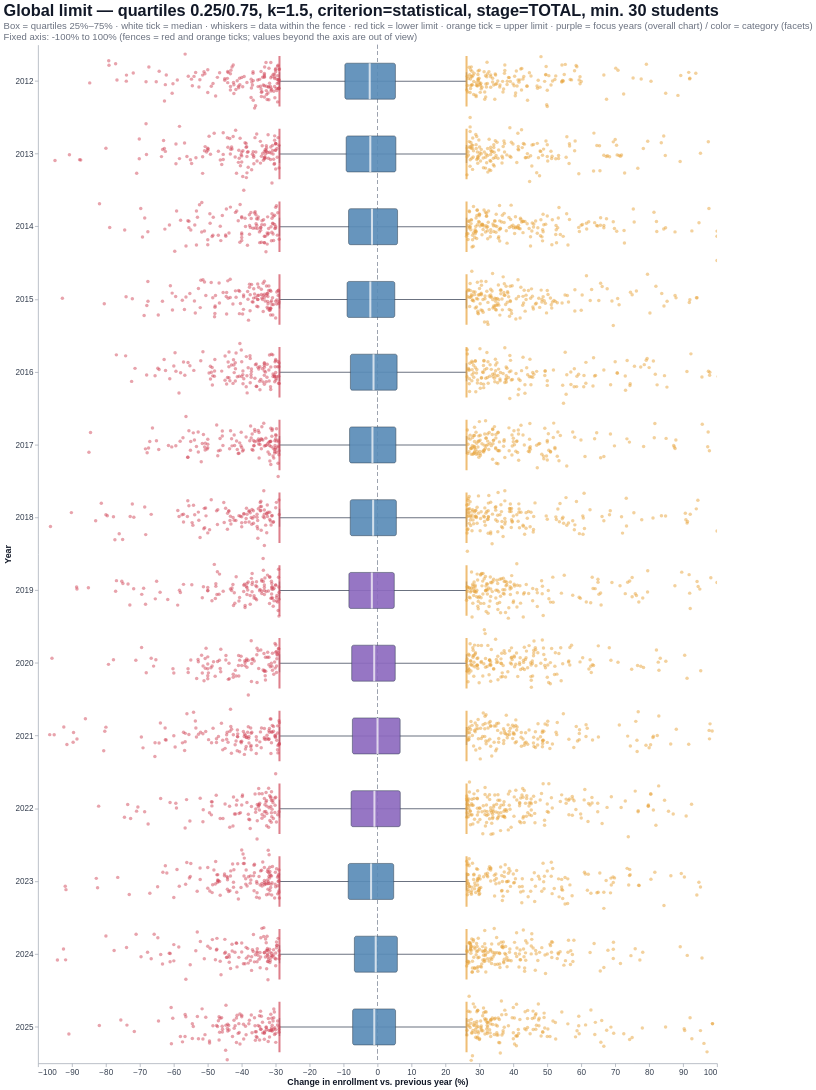

Here is the notebook cell this chart was saved with:
### Code cell
mostrar(boxplot_por_ano(dados, "GLOBAL", f"Limite GLOBAL — {sub}"),
        "Boxplot por ano — limite global (todos os anos juntos)")

### Figure 1 — Vega-Lite specification as saved in the notebook (floating-point values rounded to 4 significant figures; data arrays with more than 128 entries replaced by an {"elided": "..."} marker saying what was removed)
{"config": {"view": {"continuousWidth": 300, "continuousHeight": 300, "stroke": null}, "axis": {"domainColor": "#9CA3AF", "gridColor": "#E5E7EB", "labelColor": "#374151", "labelFontSize": 12, "tickColor": "#9CA3AF", "titleColor": "#111827", "titleFontSize": 13}, "legend": {"labelFontSize": 12, "labelLimit": 400, "symbolSize": 120, "titleFontSize": 12}, "range": {"category": {"scheme": "set2"}}, "title": {"anchor": "start", "color": "#111827", "fontSize": 24, "subtitleColor": "#6B7280", "subtitleFontSize": 14}}, "layer": [{"mark": {"type": "rule", "clip": true, "color": "#9CA3AF", "strokeDash": [5, 5]}, "data": {"name": "data-3ce44930056ab25aced7dcf7ddc17e23"}, "encoding": {"x": {"datum": 0, "scale": {"clamp": false, "domain": [-100.0, 100.0], "nice": false}}}}, {"mark": {"type": "rule", "clip": true, "color": "#6B7280", "strokeWidth": 1.6}, "data": {"name": "data-3ce44930056ab25aced7dcf7ddc17e23"}, "encoding": {"x": {"field": "bigode_inf", "scale": {"clamp": false, "domain": [-100.0, 100.0], "nice": false}, "title": "Change in enrollment vs. previous year (%)", "type": "quantitative"}, "x2": {"field": "bigode_sup"}, "y": {"field": "ANO", "title": "Year", "type": "ordinal"}}}, {"mark": {"type": "tick", "clip": true, "color": "#6B7280", "size": 26.5, "thickness": 2}, "data": {"name": "data-3ce44930056ab25aced7dcf7ddc17e23"}, "encoding": {"x": {"field": "bigode_inf", "scale": {"clamp": false, "domain": [-100.0, 100.0], "nice": false}, "type": "quantitative"}, "y": {"field": "ANO", "title": "Year", "type": "ordinal"}}}, {"mark": {"type": "tick", "clip": true, "color": "#6B7280", "size": 26.5, "thickness": 2}, "data": {"name": "data-3ce44930056ab25aced7dcf7ddc17e23"}, "encoding": {"x": {"field": "bigode_sup", "scale": {"clamp": false, "domain": [-100.0, 100.0], "nice": false}, "type": "quantitative"}, "y": {"field": "ANO", "title": "Year", "type": "ordinal"}}}, {"mark": {"type": "bar", "clip": true, "cornerRadius": 3, "opacity": 0.92, "size": 53, "stroke": "#2F3E4E", "strokeWidth": 0.8}, "data": {"name": "data-3ce44930056ab25aced7dcf7ddc17e23"}, "encoding": {"color": {"condition": {"test": {"field": "ANO", "oneOf": [2019, 2020, 2021, 2022]}, "value": "#8E6BBF"}, "value": "#5B8DB8"}, "tooltip": [{"field": "ANO", "title": "Year", "type": "ordinal"}, {"field": "n", "title": "schools", "type": "quantitative"}, {"field": "q_inf", "format": ".1f", "title": "lower quartile", "type": "quantitative"}, {"field": "mediana", "format": ".1f", "title": "median", "type": "quantitative"}, {"field": "q_sup", "format": ".1f", "title": "upper quartile", "type": "quantitative"}, {"field": "lim_inf", "format": ".1f", "title": "lower limit", "type": "quantitative"}, {"field": "lim_sup", "format": ".1f", "title": "upper limit", "type": "quantitative"}, {"field": "pct_marcada", "format": ".1f", "title": "% flagged", "type": "quantitative"}], "x": {"field": "q_inf", "scale": {"clamp": false, "domain": [-100.0, 100.0], "nice": false}, "type": "quantitative"}, "x2": {"field": "q_sup"}, "y": {"field": "ANO", "title": "Year", "type": "ordinal"}}}, {"mark": {"type": "tick", "clip": true, "color": "white", "size": 53, "thickness": 3}, "data": {"name": "data-3ce44930056ab25aced7dcf7ddc17e23"}, "encoding": {"x": {"field": "mediana", "scale": {"clamp": false, "domain": [-100.0, 100.0], "nice": false}, "type": "quantitative"}, "y": {"field": "ANO", "title": "Year", "type": "ordinal"}}}, {"mark": {"type": "tick", "clip": true, "color": "#D1495B", "size": 74.2, "thickness": 3}, "data": {"name": "data-3ce44930056ab25aced7dcf7ddc17e23"}, "encoding": {"x": {"field": "lim_inf", "scale": {"clamp": false, "domain": [-100.0, 100.0], "nice": false}, "type": "quantitative"}, "y": {"field": "ANO", "title": "Year", "type": "ordinal"}}}, {"mark": {"type": "tick", "clip": true, "color": "#E8A33D", "size": 74.2, "thickness": 3}, "data": {"name": "data-3ce44930056ab25aced7dcf7ddc17e23"}, "encoding": {"x": {"field": "lim_sup", "scale": {"clamp": false, "domain": [-100.0, 100.0], "nice": false}, "type": "quantitative"}, "y": {"field": "ANO", "title": "Year", "type": "ordinal"}}}, {"mark": {"type": "circle", "clip": true, "opacity": 0.5, "size": 26}, "data": {"name": "data-d56f7df5856075da8c17b8df7b80b8d8"}, "encoding": {"color": {"condition": {"test": "(datum.VAR_PCT > 0)", "value": "#E8A33D"}, "value": "#D1495B"}, "tooltip": [{"field": "ANO", "title": "Year", "type": "quantitative"}, {"field": "VAR_PCT", "title": "Change (%)", "type": "quantitative"}, {"field": "CO_ESCOLA", "title": "School ID", "type": "quantitative"}, {"field": "NO_ESCOLA", "title": "School name", "type": "nominal"}, {"field": "DEP_ADM", "title": "Administrative type", "type": "nominal"}, {"field": "UF", "title": "State", "type": "nominal"}, {"field": "MAT_ANT", "title": "Previous-year enrollment", "type": "quantitative"}, {"field": "MATRICULAS", "title": "Enrollment", "type": "quantitative"}], "x": {"field": "VAR_PCT", "scale": {"clamp": false, "domain": [-100.0, 100.0], "nice": false}, "type": "quantitative"}, "y": {"field": "ANO", "title": "Year", "type": "ordinal"}, "yOffset": {"field": "jitter", "type": "quantitative"}}, "transform": [{"calculate": "sqrt(-2*log(random()))*cos(2*PI*random())", "as": "jitter"}]}], "datasets": {"data-3ce44930056ab25aced7dcf7ddc17e23": [{"ANO": 2012, "q_inf": -9.615, "mediana": -2.299, "q_sup": 5.273, "bigode_inf": -28.87, "bigode_sup": 26.21, "lim_inf": -28.88, "lim_sup": 26.22, "n": 111664, "pct_marcada": 9.49}, {"ANO": 2013, "q_inf": -9.244, "mediana": -2.128, "q_sup": 5.405, "bigode_inf": -28.88, "bigode_sup": 26.21, "lim_inf": -28.88, "lim_sup": 26.22, "n": 110969, "pct_marcada": 9.478}, {"ANO": 2014, "q_inf": -8.531, "mediana": -1.632, "q_sup": 5.902, "bigode_inf": -28.88, "bigode_sup": 26.21, "lim_inf": -28.88, "lim_sup": 26.22, "n": 110159, "pct_marcada": 8.795}, {"ANO": 2015, "q_inf": -8.968, "mediana": -2.119, "q_sup": 5.085, "bigode_inf": -28.88, "bigode_sup": 26.19, "lim_inf": -28.88, "lim_sup": 26.22, "n": 109411, "pct_marcada": 8.009}, {"ANO": 2016, "q_inf": -7.988, "mediana": -1.176, "q_sup": 5.769, "bigode_inf": -28.88, "bigode_sup": 26.2, "lim_inf": -28.88, "lim_sup": 26.22, "n": 108775, "pct_marcada": 7.582}, {"ANO": 2017, "q_inf": -8.235, "mediana": -1.495, "q_sup": 5.405, "bigode_inf": -28.87, "bigode_sup": 26.21, "lim_inf": -28.88, "lim_sup": 26.22, "n": 108290, "pct_marcada": 7.914}, {"ANO": 2018, "q_inf": -8.04, "mediana": -1.29, "q_sup": 5.556, "bigode_inf": -28.87, "bigode_sup": 26.21, "lim_inf": -28.88, "lim_sup": 26.22, "n": 107645, "pct_marcada": 8.0}, {"ANO": 2019, "q_inf": -8.43, "mediana": -1.669, "q_sup": 4.938, "bigode_inf": -28.88, "bigode_sup": 26.21, "lim_inf": -28.88, "lim_sup": 26.22, "n": 106941, "pct_marcada": 7.494}, {"ANO": 2020, "q_inf": -7.609, "mediana": -0.9756, "q_sup": 5.225, "bigode_inf": -28.87, "bigode_sup": 26.21, "lim_inf": -28.88, "lim_sup": 26.22, "n": 106198, "pct_marcada": 6.688}, {"ANO": 2021, "q_inf": -7.407, "mediana": 0.0, "q_sup": 6.667, "bigode_inf": -28.88, "bigode_sup": 26.22, "lim_inf": -28.88, "lim_sup": 26.22, "n": 105072, "pct_marcada": 7.688}, {"ANO": 2022, "q_inf": -7.792, "mediana": -0.9091, "q_sup": 6.704, "bigode_inf": -28.88, "bigode_sup": 26.21, "lim_inf": -28.88, "lim_sup": 26.22, "n": 104677, "pct_marcada": 8.499}, {"ANO": 2023, "q_inf": -8.642, "mediana": -1.901, "q_sup": 4.762, "bigode_inf": -28.88, "bigode_sup": 26.21, "lim_inf": -28.88, "lim_sup": 26.22, "n": 104365, "pct_marcada": 7.262}, {"ANO": 2024, "q_inf": -6.818, "mediana": -0.5312, "q_sup": 5.844, "bigode_inf": -28.87, "bigode_sup": 26.22, "lim_inf": -28.88, "lim_sup": 26.22, "n": 103928, "pct_marcada": 6.608}, {"ANO": 2025, "q_inf": -7.333, "mediana": -0.9545, "q_sup": 5.315, "bigode_inf": -28.88, "bigode_sup": 26.22, "lim_inf": -28.88, "lim_sup": 26.22, "n": 103382, "pct_marcada": 6.875}], "data-d56f7df5856075da8c17b8df7b80b8d8": {"elided": "4200 records"}}, "height": 1500, "title": {"text": "Global limit — quartiles 0.25/0.75, k=1.5, criterion=statistical, stage=TOTAL, min. 30 students", "subtitle": ["Box = quartiles 25%–75% · white tick = median · whiskers = data within the fence · red tick = lower limit · orange tick = upper limit · purple = focus years (overall chart) / color = category (facets)", "Fixed axis: -100% to 100% (fences = red and orange ticks; values beyond the axis are out of view)"]}, "width": 1000, "$schema": "https://vega.github.io/schema/vega-lite/v6.4.1.json"}
